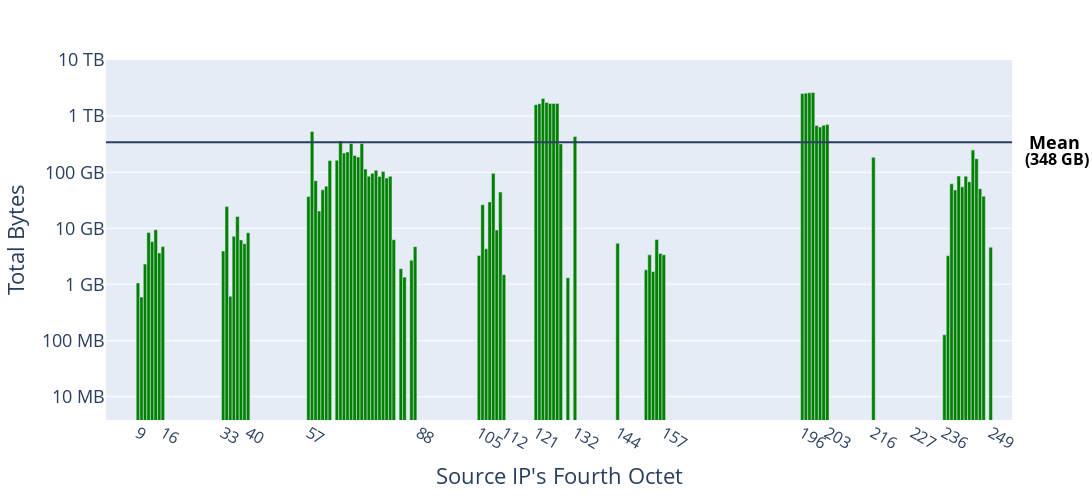

Notebook cell for this chart:
### Code cell
df_sept1 = df_original.loc[(df_original["SourceSubnet"] == 160) & 
                         (df_original["Week"] == 'Sept 2020')].sort_values('SourceIP')

min_bytes = 4000000
max_bytes = 11000000000000
mean_bytes = df_sept1["TotalBytes"].mean()

figb = px.bar(df_sept1, x="SourceIP", y="TotalBytes", range_x=[0,255], range_y=[min_bytes, max_bytes], log_y=True,
            width=1600, height=500)
figb.update_layout(font_size=18)
figb.update_traces(width=1, marker_color='green')
figb.add_hline(mean_bytes)

figb.update_yaxes(title="Total Bytes", tickvals=[10485760, 104857600, 1073741824, 10737418240, 
                                                107374182400, 1099511627776, 10995116277760],
                 ticktext=["10 MB", "100 MB", "1 GB", "10 GB", "100 GB", "1 TB", "10 TB"])

figb.update_xaxes(title="Source IP's Fourth Octet", tickfont={"size": 16},
                 tickvals=[9, 16, 33, 40, 57, 88, 105, 112, 121, 132, 144, 157, 196, 203, 216, 227, 236, 249])

figb.add_annotation(text='<b>' + "Mean" + '</b>', x=255, y=math.log10(mean_bytes), showarrow=False,
                    font_size=18, font_color='black', align="right", xshift=42)
figb.add_annotation(text='<b>' + "(" + str(round(mean_bytes/1073741824)) + " GB)" + '</b>', x=255, 
                    y=math.log10(mean_bytes)-0.3, showarrow=False, font_size=16, font_color='black', 
                    align="right", xshift=45)

figb.show()

### Figure 1 — Plotly figure (JSON) as saved in the notebook; plotly's stock layout.template omitted (floating-point values rounded to 4 significant figures)
{"data": [{"alignmentgroup": "True", "hovertemplate": "SourceIP=%{x}<br>TotalBytes=%{y}<extra></extra>", "legendgroup": "", "marker": {"color": "green", "pattern": {"shape": ""}}, "name": "", "offsetgroup": "", "orientation": "v", "showlegend": false, "textposition": "auto", "type": "bar", "width": 1, "x": [9, 10, 11, 12, 13, 14, 15, 16, 33, 34, 35, 36, 37, 38, 39, 40, 57, 58, 59, 60, 61, 62, 63, 65, 66, 67, 68, 69, 70, 71, 72, 73, 74, 75, 76, 77, 78, 79, 80, 81, 83, 84, 86, 87, 105, 106, 107, 108, 109, 110, 111, 112, 121, 122, 123, 124, 125, 126, 127, 128, 130, 132, 144, 152, 153, 154, 155, 156, 157, 196, 197, 198, 199, 200, 201, 202, 203, 216, 236, 237, 238, 239, 240, 241, 242, 243, 244, 245, 246, 247, 249], "xaxis": "x", "y": [1132154137, 633775078, 2457072330, 9010517364, 6204901658, 10095592640, 3900202828, 5051623089, 4215142029, 26267011461, 653147997, 7738520826, 17511037101, 6661837933, 5703631869, 8908362695, 39790076227, 578806900543, 76317720430, 21891419159, 52382563000, 60937210201, 175077409576, 177794715685, 393131956617, 238075053507, 249602809737, 353247395206, 216062341557, 202280485983, 351255689195, 123340593623, 91573390556, 103391745146, 117116615222, 91129830583, 111925824879, 85166765836, 91340390882, 6702473652, 2039690437, 1438832249, 2894989324, 5046059038, 3505408421, 28320975153, 4608671209, 31881565028, 103308932713, 9994545158, 47650896951, 1589213581, 1750361736357, 1824091685103, 2255252647061, 1920281101575, 1835417204470, 1841875388718, 1840183007884, 347354899400, 1402613298, 470355047889, 5785450702, 1938587026, 3595152710, 1816607297, 6760063781, 3807808763, 3598734200, 2767633289388, 2809657242609, 2858995362347, 2887667932928, 739616986719, 694695020213, 750227280364, 773817815597, 199943224215, 134294906, 3455516426, 66957989514, 52067254952, 92469626977, 59534783321, 91634983527, 72980721880, 269502719255, 189116080956, 54785188026, 40412136012, 4937335023], "yaxis": "y"}], "layout": {"annotations": [{"align": "right", "font": {"color": "black", "size": 18}, "showarrow": false, "text": "<b>Mean</b>", "x": 255, "xshift": 42, "y": 11.57}, {"align": "right", "font": {"color": "black", "size": 16}, "showarrow": false, "text": "<b>(348 GB)</b>", "x": 255, "xshift": 45, "y": 11.27}], "barmode": "relative", "font": {"size": 18}, "height": 500, "legend": {"tracegroupgap": 0}, "margin": {"t": 60}, "shapes": [{"type": "line", "x0": 0, "x1": 1, "xref": "x domain", "y0": 373200000000.0, "y1": 373200000000.0, "yref": "y"}], "width": 1600, "xaxis": {"anchor": "y", "domain": [0, 1], "range": [0, 255], "tickfont": {"size": 16}, "tickvals": [9, 16, 33, 40, 57, 88, 105, 112, 121, 132, 144, 157, 196, 203, 216, 227, 236, 249], "title": {"text": "Source IP's Fourth Octet"}}, "yaxis": {"anchor": "x", "domain": [0, 1], "range": [6.602, 13.04], "ticktext": ["10 MB", "100 MB", "1 GB", "10 GB", "100 GB", "1 TB", "10 TB"], "tickvals": [10485760, 104857600, 1073741824, 10737418240, 107374182400, 1099511627776, 10995116277760], "title": {"text": "Total Bytes"}, "type": "log"}}}
